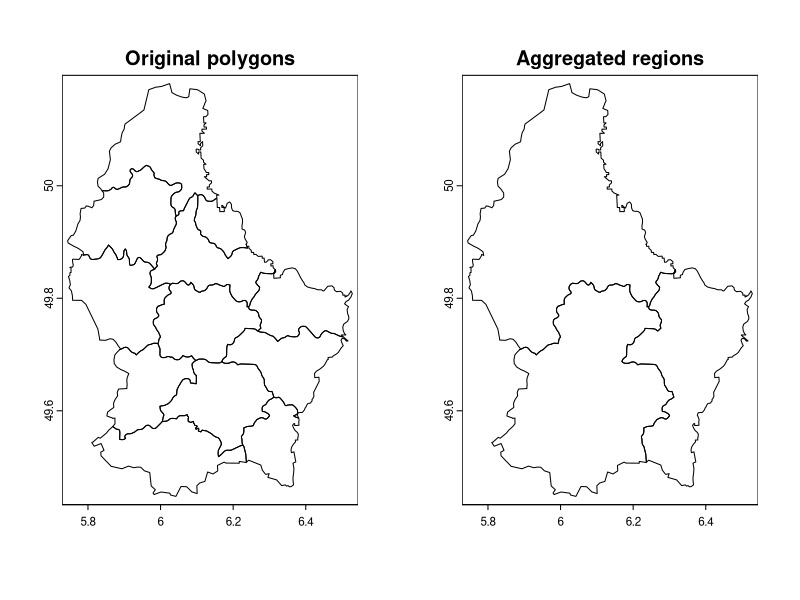

Write R code to recreate this figure.
# Geospatial Analysis with R
# Vector geoprocessing
# Adapted original teaching example

library(terra)
v <- vect(system.file("ex/lux.shp", package = "terra"))
# Aggregate municipalities into larger spatial units
regions <- aggregate(v, by = "NAME_1")
par(mfrow = c(1, 2))
plot(v, main = "Original polygons")
plot(regions, main = "Aggregated regions")
cat("Original:", nrow(v), "Aggregated:", nrow(regions), "\n")
